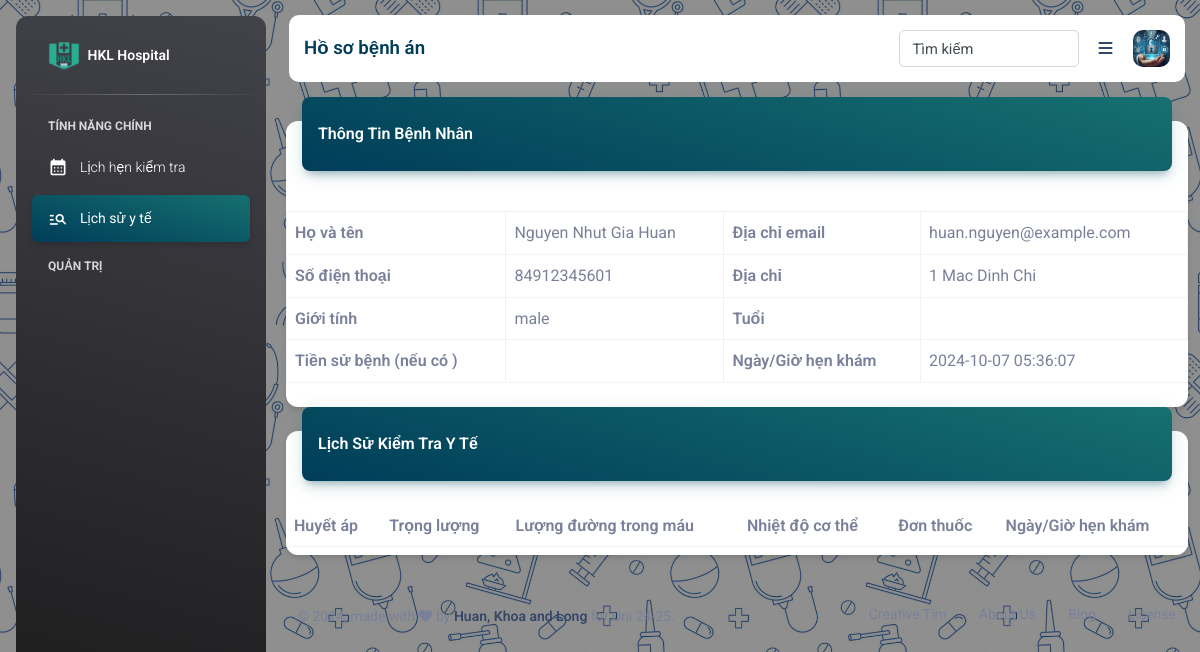
Screenshot of /role-patient/medhist.php (signed in) with the database file from the repository.
### tables this page shows
CREATE TABLE `dim_user` (
  `user_id` int(11) NOT NULL,
  `user_name` varchar(255) DEFAULT NULL,
  `password` varchar(255) DEFAULT NULL,
  `email_address` varchar(255) DEFAULT NULL,
  `contact_no` bigint(11) DEFAULT NULL,
  `full_name` varchar(255) DEFAULT NULL,
  `created_at` timestamp NULL DEFAULT current_timestamp(),
  `updated_at` timestamp NULL DEFAULT NULL ON UPDATE current_timestamp(),
  `gender` varchar(25) DEFAULT NULL,
  `city` varchar(255) DEFAULT NULL,
  `address` varchar(255) DEFAULT NULL,
  `role` varchar(50) DEFAULT NULL,
  `specialty_id` int(11) DEFAULT NULL,
  `pricing` varchar(255) DEFAULT NULL,
  `oauth_google` varchar(255) DEFAULT NULL,
  `oauth_facebook` varchar(255) DEFAULT NULL
);

### role-patient/sess-check.php (called while the page is built, shortened)
<?php
   include SITE_ROOT . ('/HMS-Nhom11/assets/include/config.php');
   $user_id = $_SESSION['auth_user_id'];
   $user_check = "SELECT * FROM `dim_user` WHERE user_id = $user_id";
   $user_auth = mysqli_query($conn, $user_check);
   $user_auth_data = mysqli_fetch_assoc($user_auth);
   $auth_user_id = $user_auth_data['user_id'];
?>

### role-patient/medhist.php (the view, shortened to what this page needs)
<?php
include('sess-check.php');
include SITE_ROOT . ('/HMS-Nhom11/assets/include/config.php');
include SITE_ROOT . ('/HMS-Nhom11/assets/include/header.php');
?>
<head>
</head>
<body class="g-sidenav-show"
    style="background-image: url('../assets/image/Hospital_Seamless1.png'); background-size: 400px 400px;">
    <aside
        class="sidenav navbar navbar-vertical navbar-expand-xs border-0 border-radius-xl my-3 fixed-start ms-3 bg-gradient-dark"
        id="sidenav-main">
        <div class="sidenav-header">
            <a class="navbar-brand m-0" href=" https://demos.creative-tim.com/material-dashboard/pages/dashboard "
                target="_blank">
                <img src="../assets/image/logo01-sq.png" class="navbar-brand-img h-100" alt="main_logo">
                <span class="ms-1 font-weight-bold text-white">HKL Hospital</span>
            </a>
        </div>
        <hr class="horizontal light mt-0 mb-2">
        <div class="collapse navbar-collapse  w-auto " id="sidenav-collapse-main">
            <ul class="navbar-nav">
                <li class="nav-item mt-3">
                    <h6 class="ps-4 ms-2 text-uppercase text-xs text-white font-weight-bolder opacity-8">Tính năng chính
                    </h6>
                </li>
                <li class="nav-item">
                    <a class="nav-link text-white" href="schedule.php">
                        <div class="text-white text-center me-2 d-flex align-items-center justify-content-center">
                            <i class="material-icons opacity-10">calendar_month</i>
                        </div>
                        <span class="nav-link-text ms-1">Lịch hẹn kiểm tra</span>
                    </a>
                </li>
                <li class="nav-item">
                    <a class="nav-link text-white active bg-gradient-primary" href="medhist.php">
                        <div class="text-white text-center me-2 d-flex align-items-center justify-content-center">
                            <i class="material-icons opacity-10">manage_search</i>
                        </div>
                        <span class="nav-link-text ms-1">Lịch sử y tế</span>
                    </a>
                </li>
                <li class="nav-item mt-3">
                    <h6 class="ps-4 ms-2 text-uppercase text-xs text-white font-weight-bolder opacity-8">Quản trị
                    </h6>
                </li>
            </ul>
        </div>
    </aside>
    <main class="main-content border-radius-lg ps ">
        <div class="custom-navbar">
          <div class="nav-left">
            Hồ sơ bệnh án
          </div>
          <div class="nav-right">
            <div class="nav-item">
              <div class="custom-input" style="width: 180px">
                <input type="text" placeholder="Nhập từ khoá">
                <label>Tìm kiếm</label>
              </div>
            </div>
            <div class="nav-item">
              <a href="javascript:;" id="iconNavbarSidenav">
                <i class="fa-solid fa-bars"></i>
              </a>
            </div>
            <div class="nav-item">
              <div class="dropdown custom-dropdown">
                <button class="button-avatar dropdown-toggle" data-bs-toggle="dropdown">
                  <img src="../assets/image/user login image.png" alt="profile_image">
                </button>
              </div>
            </div>
          </div>
        </div>
        <div class="container-fluid py-4">
            <div class="row">
                <div class="col-12">
                    <div class="card">
                        <div class="card-header p-0 position-relative mt-n4 mx-3 z-index-2">
                            <div class="bg-gradient-primary shadow-primary border-radius-lg pt-4 pb-3">
                                <h6 class="text-white text-capitalize ps-3">Thông tin bệnh nhân</h6>
                            </div>
                        </div>
                        <div class="card-body px-0 pb-2">
                            <div class="custom-table">
                                <table class="table">
                                    <table class="table table-bordered ">
                                        <?php
                                        $sql = "SELECT  usr.full_name,
                                              usr.email_address,
                                              usr.contact_no,
                                              usr.address,
                                              usr.city,
                                              usr.gender,
                                              usr.created_at,
                                              ptn.patient_age,
                                              ptn.med_hist
                                      FROM dim_user usr
                                      LEFT JOIN fact_patient_details ptn
                                      ON ptn.patient_id = usr.user_id
                                      WHERE
                                          -- usr.full_name = 'Pham Van Cuong'
                                          usr.user_id =$auth_user_id; ";
                                        $result = $conn->query($sql);
                                        if ($result->num_rows > 0) {
                                            while ($row = $result->fetch_assoc()) {
                                                $fullname = $row["full_name"];
                                                $emailaddress = $row["email_address"];
                                                $sdt = $row["contact_no"];
                                                $address = $row["address"];
                                                $gioitinh = $row["gender"];
                                                $tuoi = $row["patient_age"];
                                                $tsb = $row["med_hist"];
                                                $created_at = $row["created_at"];
                                                echo "<tr>";
                                                echo " <th>Họ và tên</th>  ";
                                                echo "<td>$fullname</td>";
                                                echo " <th>Địa chỉ email</th>  ";
                                                echo "<td>$emailaddress</td>";
                                                echo "</tr>";
                                                echo "<tr>";
                                                echo " <th>Số điện thoại</th>  ";
                                                echo "<td>$sdt</td>";
                                                echo " <th>Địa chỉ</th>  ";
                                                echo "<td>$address</td>";
                                                echo "</tr>";
                                                echo " <th>Giới tính</th>  ";
                                                echo "<td>$gioitinh</td>";
                                                echo " <th>Tuổi</th>  ";
                                                echo "<td>$tuoi</td>";
                                                echo " <th>Tiền sử bệnh (nếu có )</th>  ";
                                                echo "<td>$tsb</td>";
                                                echo " <th>Ngày/Giờ hẹn khám</th>  ";
                                                echo "<td>$created_at</td>";
                                            }
                                        } else {
                                        }
                                        ?>
                                    </table>
                            </div>
                        </div>
                    </div>
                </div>
            </div>
            <div class="row">
                <div class="col-12">
                    <div class="card my-4">
                        <div class="card-header p-0 position-relative mt-n4 mx-3 z-index-2">
                            <div class="bg-gradient-primary shadow-primary border-radius-lg pt-4 pb-3">
                                <h6 class="text-white text-capitalize ps-3"> Lịch sử kiểm tra y tế</h6>
                            </div>
                        </div>
                        <div class="card-body px-0 pb-2">
                            <div class="table-responsive p-0">
                                <table class="table align-items-center justify-content-center mb-0">
                                    <tr>
                                        <th>Huyết áp</th>
                                        <th>Trọng lượng</th>
                                        <th>Lượng đường trong máu</th>
                                        <th>Nhiệt độ cơ thể</th>
                                        <th>Đơn thuốc</th>
                                        <th>Ngày/Giờ hẹn khám</th>
                                    </tr>
                                </table>
                            </div>
                        </div>
                    </div>
                </div>
            </div>
            <footer class="footer py-4  ">
                <div class="container-fluid">
                    <div class="row align-items-center justify-content-lg-between">
                        <div class="col-lg-6 mb-lg-0 mb-4">
                            <div class="copyright text-center text-sm text-muted text-lg-start">
                                ,
                                made with <i class="fa fa-heart"></i> by
                                <a href="https://www.creative-tim.com" class="font-weight-bold" target="_blank">Huan,
                                    Khoa and Long</a>
                                for Uni 24-25.
                            </div>
                        </div>
                        <div class="col-lg-6">
                            <ul class="nav nav-footer justify-content-center justify-content-lg-end">
                                <li class="nav-item">
                                    <a href="https://www.creative-tim.com" class="nav-link text-muted"
                                        target="_blank">Creative Tim</a>
                                </li>
                                <li class="nav-item">
                                    <a href="https://www.creative-tim.com/presentation" class="nav-link text-muted"
                                        target="_blank">About
                                        Us</a>
                                </li>
                                <li class="nav-item">
                                    <a href="https://www.creative-tim.com/blog" class="nav-link text-muted"
                                        target="_blank">Blog</a>
                                </li>
                                <li class="nav-item">
                                    <a href="https://www.creative-tim.com/license" class="nav-link pe-0 text-muted"
                                        target="_blank">License</a>
                                </li>
                            </ul>
                        </div>
                    </div>
                </div>
            </footer>
        </div>
    </main>
<?php
include SITE_ROOT . ('/HMS-Nhom11/assets/include/footer.php');
?>

### assets/css/style.css (style rules this page uses)
.custom-input { font-family: "Roboto", Helvetica, Arial, sans-serif !important; margin: 10px 0; position: relative; }
.custom-input label { color: #414a4f; position: absolute; transition: all 200ms ease-in-out; top: 8px; left: 10px; font-size: 11pt; background-color: #fff; pointer-events: none; }
.custom-input input, .custom-input select { transition: all 200ms ease-in-out; border: 1px solid #d2d6da; border-radius: 5px; padding: 7px 13px 5px; font-size: 11pt; width: 100%; box-sizing: border-box; }
.custom-input input::placeholder, .custom-input select::placeholder { color: #b0b0b0; opacity: 0; }
.custom-input input:not(:placeholder-shown), .custom-input select:not(:placeholder-shown) { border-color: #167070; }
.custom-input input:not(:placeholder-shown) + label, .custom-input select:not(:placeholder-shown) + label { top: -10px; left: 5px; font-size: 10pt; padding: 0 5px; color: #167070; }
.custom-dropdown .button-avatar { padding: 0; background-color: transparent; border: none; }
.custom-dropdown .button-avatar::after { display: none; }
.custom-dropdown .button-avatar img { border-radius: 10px; width: 37.46px; }
.custom-navbar { background-color: #fff; border-radius: 10px; padding: 15px; display: flex; align-items: center; margin: 15px; }
.custom-navbar .nav-left { flex: 1; font-size: 14pt; color: #003D59; font-weight: 600; }
.custom-navbar .nav-right { display: flex; align-items: center; gap: 20px; }
.custom-navbar .nav-right .custom-input { margin: 0; }
.custom-table { max-height: 69vh; max-height: calc(100dvh - 250px); overflow-y: auto; }

### rows the page displays
dim_user: full_name "Nguyen Nhut Gia Huan", email_address "huan.nguyen@example.com", contact_no "84912345601", address "1 Mac Dinh Chi", gender "male", created_at "2024-10-07 05:36:07"
